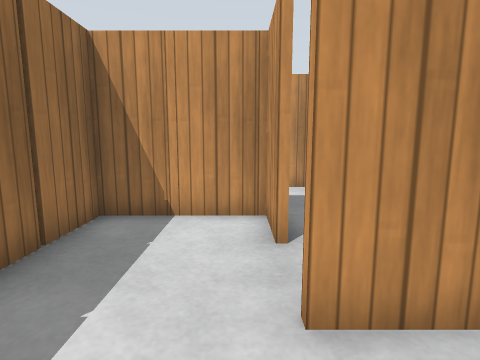
View 1 (above)

24 first-person views from a walk through a robot-simulator world made for Gazebo. The camera is 0.86 m above the floor, tilts 8° down and sees 80° across. The floor is counted in squares, 0.5 m on a side. Each view is taken from the middle of a square. On the plan, view 1 faces up. The plan holds only what a view shows up to about 15 squares ahead; the rest is blank. Gazebo's built-in surfaces are drawn with simple patterns.

View 2
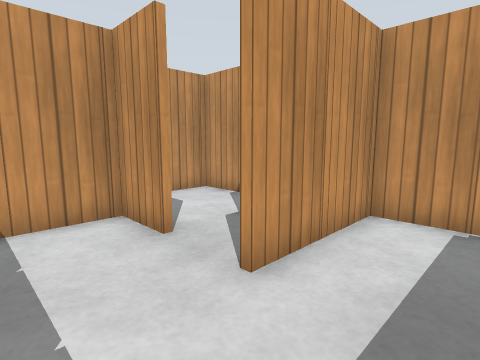

View 3
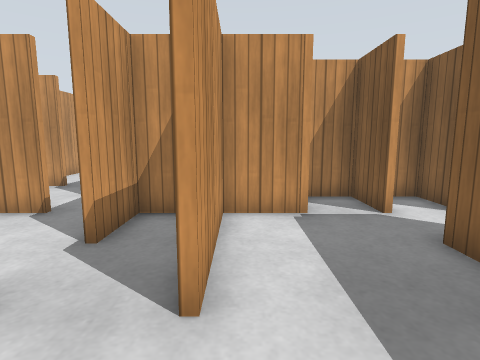

View 4
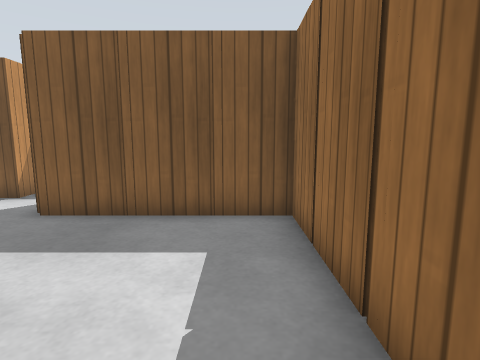

View 5
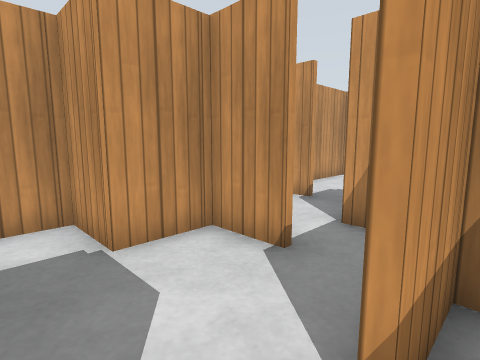

View 6
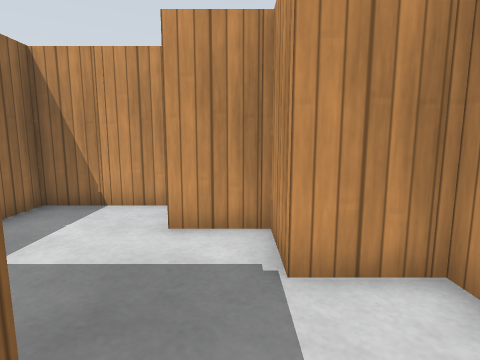

View 7
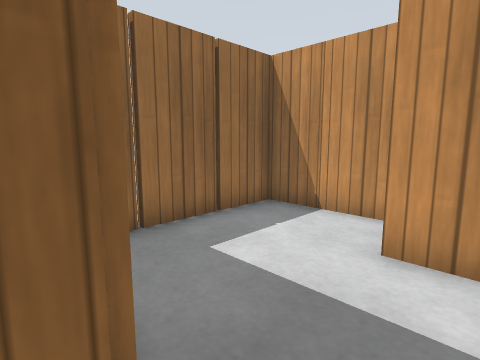

View 8
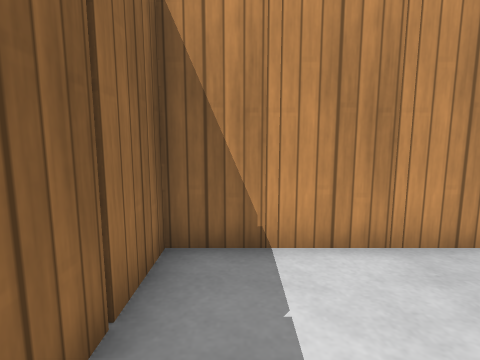

View 9
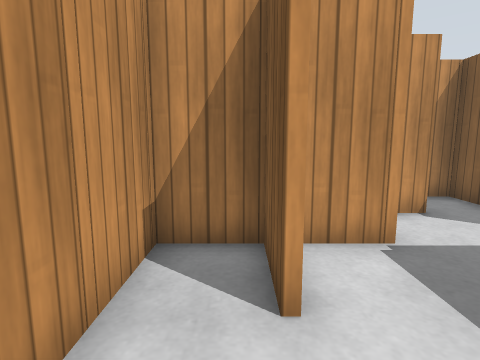

View 10
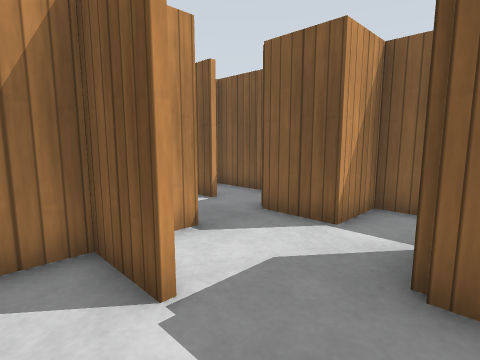

View 11
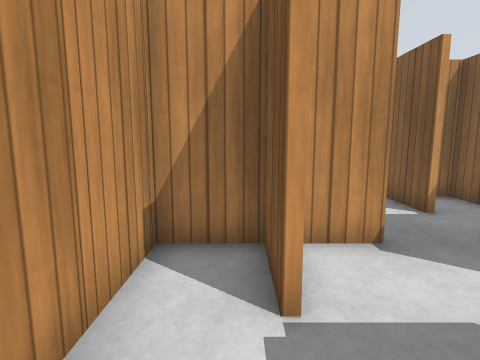

View 12
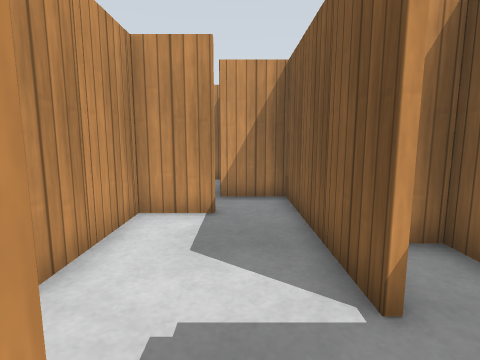

View 13
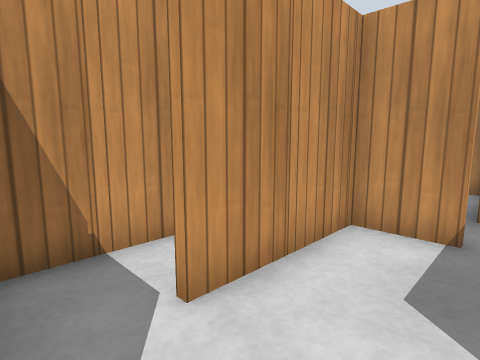

View 14
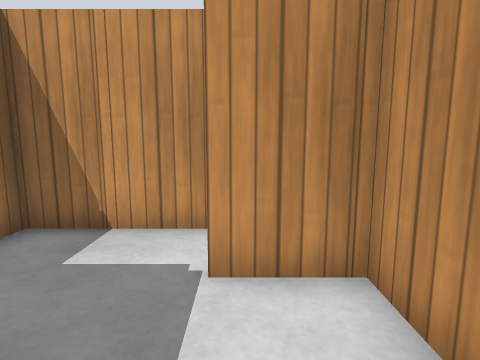

View 15
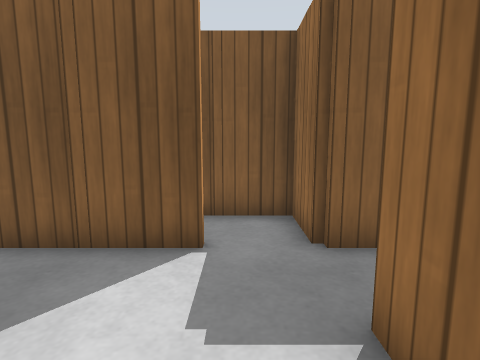

View 16
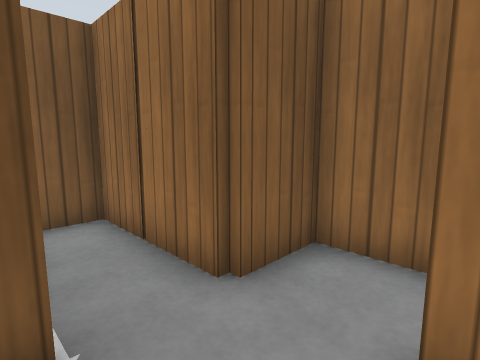

View 17
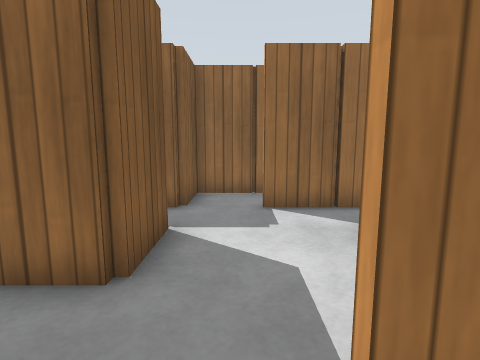

View 18
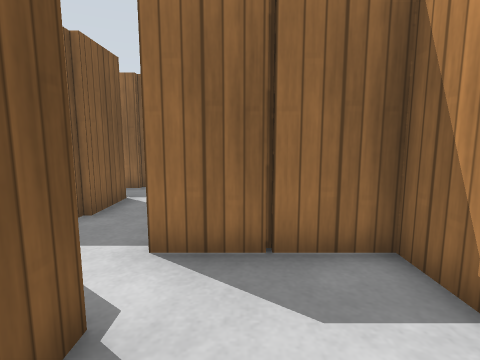

View 19
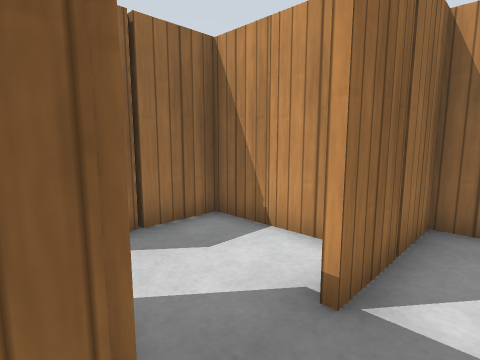

View 20
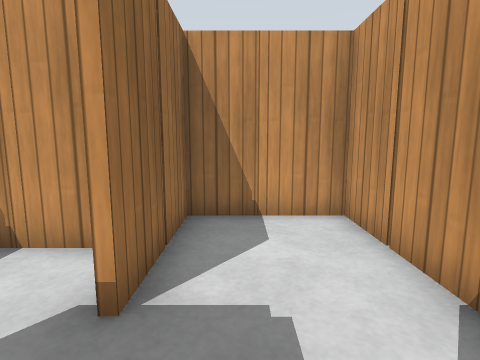

View 21
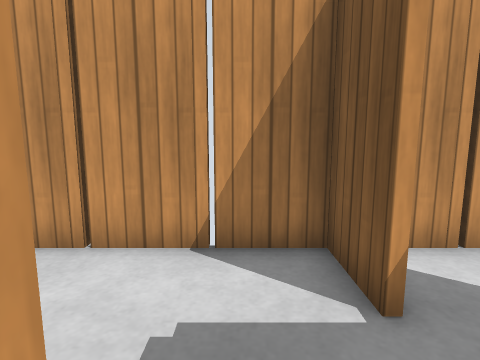

View 22
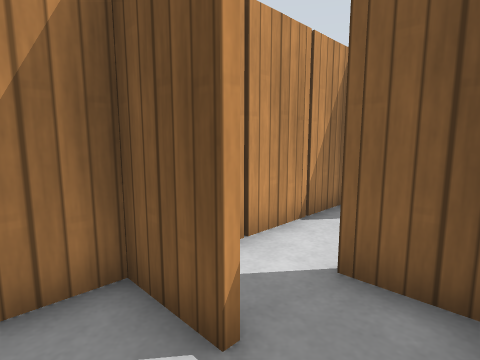

View 23
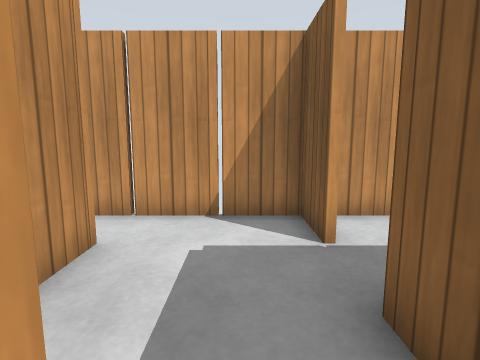

View 24
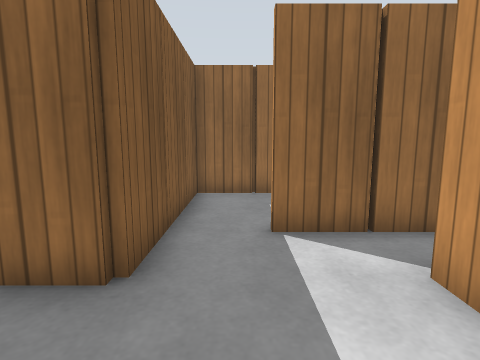

### Floor plan
Key: @ floor where view 1 was taken; # wall or solid block; . floor; P wooden post; O other object.
Columns run from 4 left of view 1 to 21 right of it. Each row starts with its distance up from view 1.
 13  ##P#P###P#P###P#
 12  #....P#....P#...
 11  P...##P...##P.##P#
 10 ##....P#....P#....P#
  9 #P.....##P...#.....#..#P##
  8 ##.......#...........#P..
  7  ##P#P...#..#P.##P#P#P..P#
  6  #...#.....#P#...#..P#...#
  5  P...#.##P#P.##P#P...#..P#
  4  #.......#P#....P#.......#
  3  P...##P#P.#.....#..#P.###
  2  #......P#.........#P#...
  1  P.......##P.##P. #P.##PP#
  0  #..@......#...#. O#..PP.#
 -1  ##P#P#P.##P. #P...#....P#
 -2  #     #..P#. P#.........#
 -3         ..###  ##P#P#P.###
 -4         .#P          #...
 -5                        .P#
 -6                          #

Where each view was taken, in squares from view 1:
view 1: 0 up, 0 right, facing up
view 2: 0 up, 2 left, facing up-right
view 3: 2 up, 2 left, facing right
view 4: 5 up, 2 left, facing down
view 5: 4 up, 1 right, facing up-right
view 6: 5 up, 2 right, facing up
view 7: 6 up, 2 right, facing up-left
view 8: 8 up, 2 left, facing up
view 9: 11 up, 2 left, facing right
view 10: 12 up, 4 right, facing down-right
view 11: 11 up, 4 right, facing right
view 12: 8 up, 8 right, facing right
view 13: 8 up, 9 right, facing up-right
view 14: 7 up, 7 right, facing up
view 15: 11 up, 10 right, facing down
view 16: 3 up, 9 right, facing down-left
view 17: 2 up, 14 right, facing left
view 18: 4 up, 17 right, facing left
view 19: 2 up, 18 right, facing up-left
view 20: 2 up, 18 right, facing up
view 21: 4 up, 16 right, facing right
view 22: 4 up, 17 right, facing down-right
view 23: 2 down, 14 right, facing right
view 24: 2 down, 20 right, facing left
